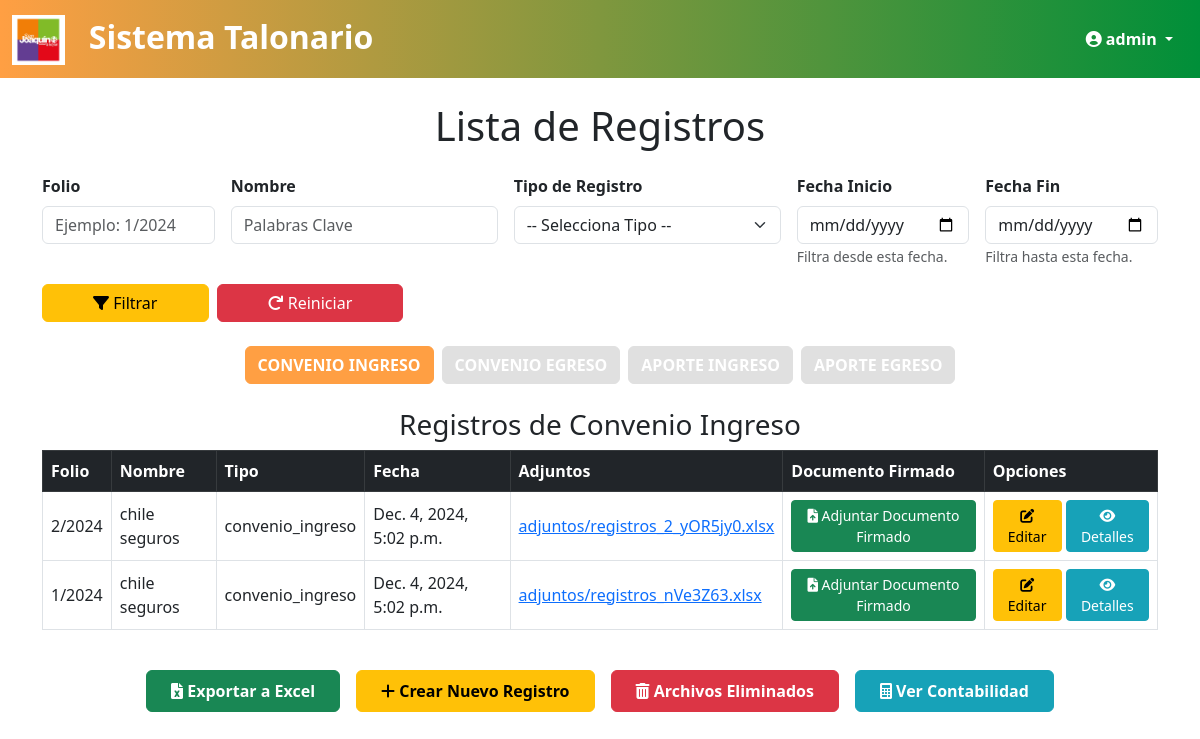
Screenshot of /registros/ (signed in) with the database file from the repository.
### registros/models.py (models this page shows, shortened)
class Registro(models.Model):
    usuario = models.ForeignKey(User, on_delete=models.CASCADE, related_name="registros")
    fecha_creacion = models.DateTimeField(auto_now_add=True)
    nombre_registro = models.CharField(max_length=255)
    concepto = models.TextField()
    monto = models.DecimalField(max_digits=12, decimal_places=2)
    cheque_numero = models.CharField(max_length=100, blank=True, null=True)
    documento_firmado = models.FileField(
        upload_to='documentos_firmados/',
        blank=True,
        null=True,
        verbose_name="Documento Firmado"
    )
    banco = models.CharField(
        max_length=50,
        choices=BANCOS_CHILE,
        blank=True,
        null=True
    )
    detalle = models.TextField(blank=True, null=True)
    tipo_registro = models.CharField(
        max_length=50,
        choices=[
            ('convenio_ingreso', 'Convenio Ingreso'),
            ('convenio_egreso', 'Convenio Egreso'),
            ('aporte_ingreso', 'Aporte Ingreso'),
            ('aporte_egreso', 'Aporte Egreso')
        ],
    )
    folio = models.CharField(max_length=50, unique=True, blank=True)

class ArchivoAdjunto(models.Model):
    registro = models.ForeignKey(Registro, on_delete=models.CASCADE, related_name="archivos")
    archivo = models.FileField(upload_to="adjuntos/", validators=[validar_tipo_archivo])
    descripcion = models.TextField(blank=True, null=True, default="Sin descripción")
    eliminado = models.BooleanField(default=False)  # Nuevo campo
    fecha_eliminacion = models.DateTimeField(blank=True, null=True)  # Fecha de eliminación opcional

### registros/views.py (the view)
# urls.py: path('', login_required(views.RegistroListView.as_view()), name='lista_registros'),
class RegistroListView(LoginRequiredMixin, ListView):
    model = Registro
    template_name = 'lista_registros.html'
    context_object_name = 'registros'
    def get_queryset(self):
        queryset = Registro.objects.filter(usuario=self.request.user).prefetch_related(
            Prefetch(
                'archivos',
                queryset=ArchivoAdjunto.objects.filter(eliminado=False)  # Solo incluir archivos no eliminados
            )
        ).order_by('-fecha_creacion')  # Ordenar por fecha de creación descendente
        folio = self.request.GET.get('folio', '').strip()
        if folio:
            queryset = queryset.filter(folio__icontains=folio)
        nombre = self.request.GET.get('nombre', '').strip()
        if nombre:
            queryset = queryset.filter(nombre_registro__icontains=nombre)
        tipo = self.request.GET.get('tipo', '').strip()
        if tipo:
            queryset = queryset.filter(tipo_registro=tipo)
        fecha_inicio = self.request.GET.get('fecha_inicio', '').strip()
        fecha_fin = self.request.GET.get('fecha_fin', '').strip()
        if fecha_inicio and fecha_fin:
            queryset = queryset.filter(fecha_creacion__range=[fecha_inicio, f"{fecha_fin} 23:59:59"])
        elif fecha_inicio:
            queryset = queryset.filter(fecha_creacion__gte=fecha_inicio)
        elif fecha_fin:
            queryset = queryset.filter(fecha_creacion__lte=f"{fecha_fin} 23:59:59")
        return queryset
    def get_context_data(self, **kwargs):
        context = super().get_context_data(**kwargs)
        registros = self.get_queryset()
        for registro in registros:
            logger.info(f"Registro: {registro.id}, Archivos válidos: {[archivo.archivo.name for archivo in registro.archivos.all()]}")
        convenio_ingreso = registros.filter(tipo_registro='convenio_ingreso')
        convenio_egreso = registros.filter(tipo_registro='convenio_egreso')
        aporte_ingreso = registros.filter(tipo_registro='aporte_ingreso')
        aporte_egreso = registros.filter(tipo_registro='aporte_egreso')
        paginator_convenio_ingreso = Paginator(convenio_ingreso, 5)
        paginator_convenio_egreso = Paginator(convenio_egreso, 5)
        paginator_aporte_ingreso = Paginator(aporte_ingreso, 5)
        paginator_aporte_egreso = Paginator(aporte_egreso, 5)
        page_convenio_ingreso = self.request.GET.get('page_convenio_ingreso', 1)
        page_convenio_egreso = self.request.GET.get('page_convenio_egreso', 1)
        page_aporte_ingreso = self.request.GET.get('page_aporte_ingreso', 1)
        page_aporte_egreso = self.request.GET.get('page_aporte_egreso', 1)
        try:
            context['convenio_ingreso_paginated'] = paginator_convenio_ingreso.get_page(page_convenio_ingreso)
        except (EmptyPage, InvalidPage):
            context['convenio_ingreso_paginated'] = paginator_convenio_ingreso.get_page(1)
        try:
            context['convenio_egreso_paginated'] = paginator_convenio_egreso.get_page(page_convenio_egreso)
        except (EmptyPage, InvalidPage):
            context['convenio_egreso_paginated'] = paginator_convenio_egreso.get_page(1)
        try:
            context['aporte_ingreso_paginated'] = paginator_aporte_ingreso.get_page(page_aporte_ingreso)
        except (EmptyPage, InvalidPage):
            context['aporte_ingreso_paginated'] = paginator_aporte_ingreso.get_page(1)
        try:
            context['aporte_egreso_paginated'] = paginator_aporte_egreso.get_page(page_aporte_egreso)
        except (EmptyPage, InvalidPage):
            context['aporte_egreso_paginated'] = paginator_aporte_egreso.get_page(1)
        return context

### registros/templates/lista_registros.html (shortened to what this page needs)
{% extends "base.html" %}
{% block content %}
<h1 class="text-center mb-4">Lista de Registros</h1>
<form method="get" class="row g-3 mb-4">
    <div class="col-md-2">
        <label for="folio" class="form-label fw-bold">Folio</label>
        <input type="text" name="folio" id="folio" class="form-control" placeholder="Ejemplo: 1/2024" value="{{ request.GET.folio }}">
    </div>
    <div class="col-md-3">
        <label for="nombre" class="form-label fw-bold">Nombre</label>
        <input type="text" name="nombre" id="nombre" class="form-control" placeholder="Palabras Clave" value="{{ request.GET.nombre }}">
    </div>
    <div class="col-md-3">
        <label for="tipo" class="form-label fw-bold">Tipo de Registro</label>
        <select name="tipo" id="tipo" class="form-select">
            <option value="">-- Selecciona Tipo --</option>
        </select>
    </div>
    <div class="col-md-2">
        <label for="fecha_inicio" class="form-label fw-bold">Fecha Inicio</label>
        <input type="date" name="fecha_inicio" id="fecha_inicio" class="form-control" value="{{ request.GET.fecha_inicio }}">
        <small class="text-muted">Filtra desde esta fecha.</small>
    </div>
    <div class="col-md-2">
        <label for="fecha_fin" class="form-label fw-bold">Fecha Fin</label>
        <input type="date" name="fecha_fin" id="fecha_fin" class="form-control" value="{{ request.GET.fecha_fin }}">
        <small class="text-muted">Filtra hasta esta fecha.</small>
    </div>
    <div class="col-md-4 d-flex align-items-end gap-2">
        <button type="submit" class="btn btn-warning flex-grow-1"><i class="fas fa-filter"></i> Filtrar</button>
        <a href="{% url 'registros:lista_registros' %}" class="btn btn-danger flex-grow-1"><i class="fas fa-redo"></i> Reiniciar</a>
    </div>
</form>
<div class="d-flex justify-content-center mb-4">
    <button id="btn-convenio-ingreso" class="btn btn-primary me-2" onclick="showTab('convenio-ingreso')">Convenio Ingreso</button>
    <button id="btn-convenio-egreso" class="btn btn-secondary me-2" onclick="showTab('convenio-egreso')">Convenio Egreso</button>
    <button id="btn-aporte-ingreso" class="btn btn-secondary me-2" onclick="showTab('aporte-ingreso')">Aporte Ingreso</button>
    <button id="btn-aporte-egreso" class="btn btn-secondary" onclick="showTab('aporte-egreso')">Aporte Egreso</button>
</div>
<div id="tabla-contenido">
    <div id="tab-convenio-ingreso" class="tabla-registros {% if active_tab == 'convenio-ingreso' %}d-block{% else %}d-none{% endif %}">
        <h3 class="text-center">Registros de Convenio Ingreso</h3>
        <table class="table table-hover table-bordered align-middle">
            <thead class="table-dark">
                <tr>
                    <th>Folio</th>
                    <th>Nombre</th>
                    <th>Tipo</th>
                    <th>Fecha</th>
                    <th>Adjuntos</th>
                    <th>Documento Firmado</th>
                    <th>Opciones</th>
                </tr>
            </thead>
            <tbody>
                {% for registro in convenio_ingreso_paginated %}
                <tr>
                    <td>{{ registro.folio }}</td>
                    <td>{{ registro.nombre_registro }}</td>
                    <td>{{ registro.tipo_registro }}</td>
                    <td>{{ registro.fecha_creacion }}</td>
                    <td>
                        {% for archivo in registro.archivos.all %}
                        {% if archivo.archivo and archivo.archivo.url %}
                            <a href="{{ archivo.archivo.url }}" target="_blank">{{ archivo.archivo.name }}</a><br>
                        {% endif %}
                    {% endfor %}
                    </td>
                    <td>
                        <a href="{% url 'registros:adjuntar_firmado' registro.pk %}" class="btn btn-success btn-sm">
                            <i class="fas fa-file-upload"></i> Adjuntar Documento Firmado
                        </a>
                    </td>
                    <td>
                        <div class="d-flex justify-content-center gap-1">
                            <a href="{% url 'registros:editar_registro' registro.pk %}" class="btn btn-warning btn-sm">
                                <i class="fas fa-edit"></i> Editar
                            </a>
                            <a href="{% url 'registros:detalle_registro' registro.pk %}?active_tab={{ active_tab }}&page={{ page }}" class="btn btn-info btn-sm">
                                <i class="fas fa-eye"></i> Detalles
                            </a>
                        </div>
                    </td>
                </tr>
                {% endfor %}
            </tbody>
        </table>
    </div>
</div>
<div class="d-flex justify-content-center gap-3 mt-4">
    <a href="{% url 'registros:exportar_excel' %}" class="btn btn-success fw-bold px-4 py-2">
        <i class="fas fa-file-excel"></i> Exportar a Excel
    </a>
    <a href="{% url 'registros:crear_registro' %}" class="btn btn-warning fw-bold px-4 py-2">
        <i class="fas fa-plus"></i> Crear Nuevo Registro
    </a>
    <a href="{% url 'registros:historial-archivos' %}" class="btn btn-danger fw-bold px-4 py-2">
        <i class="fas fa-trash-alt"></i> Archivos Eliminados
    </a>
    <a href="{% url 'registros:contabilidad' %}" class="btn btn-info fw-bold px-4 py-2">
        <i class="fas fa-calculator"></i> Ver Contabilidad
    </a>
</div>
{% endblock %}

### registros/templates/base.html (shortened to what this page needs)
<!DOCTYPE html>
<html lang="en">
<head>
    <link href="https://cdn.jsdelivr.net/npm/bootstrap@5.3.0-alpha3/dist/css/bootstrap.min.css" rel="stylesheet">
    <link rel="stylesheet" href="https://cdnjs.cloudflare.com/ajax/libs/font-awesome/6.0.0/css/all.min.css">
    {% load static %}
    <link rel="stylesheet" href="{% static 'css/styles.css' %}">
</head>
<body class="{% block body_class %}{% endblock %}">
    {% if not request.resolver_match.url_name == "login" %}
    <nav class="navbar navbar-expand-lg navbar-dark" style="background: linear-gradient(90deg, #ff9f43, #008f39);">
        <div class="container-fluid">
            <a class="navbar-brand" href="#" style="font-size: 2rem; font-weight: bold; color: white;">
                <img src="{% static 'img/Logos-01.png' %}" alt="Logo" style="height: 50px; margin-right: 15px; vertical-align: middle;">
                Sistema Talonario
            </a>
            <div class="dropdown ms-auto">
                <button class="btn btn-outline-light dropdown-toggle" type="button" id="userDropdown" data-bs-toggle="dropdown" aria-expanded="false">
                    <i class="fas fa-user-circle"></i>
                    {{ request.user.get_full_name|default:request.user.username }}
                </button>
            </div>
        </div>
    </nav>
    {% endif %}
    <div class="container mt-4">
        {% block content %}
        {% endblock %}
    </div>
</body>
</html>

### static/css/styles.css (style rules this page uses)
.navbar .dropdown-toggle { color: white; font-size: 1rem; font-weight: bold; background-color: transparent; border: none; padding: 5px 15px; transition: background-color 0.3s ease, color 0.3s ease; }
.btn-primary { background-color: #ff9f43; border-color: #ff9f43; text-transform: uppercase; font-weight: bold; }
.btn-secondary { background-color: #e0e0e0; border-color: #e0e0e0; text-transform: uppercase; font-weight: bold; }
.btn-info { background-color: #17a2b8; border-color: #17a2b8; color: #fff; }

### rows the page displays
Registro: folio "2/2024", nombre_registro "chile seguros", tipo_registro "convenio_ingreso", fecha_creacion "Dec. 4, 2024, 5:02 p.m."
ArchivoAdjunto: archivo.name "adjuntos/registros_2_yOR5jy0.xlsx"
Registro: folio "1/2024", nombre_registro "chile seguros", tipo_registro "convenio_ingreso", fecha_creacion "Dec. 4, 2024, 5:02 p.m."
ArchivoAdjunto: archivo.name "adjuntos/registros_nVe3Z63.xlsx"

### other values shown
{{ request.user.get_full_name|default:request.user.username }} "admin"
